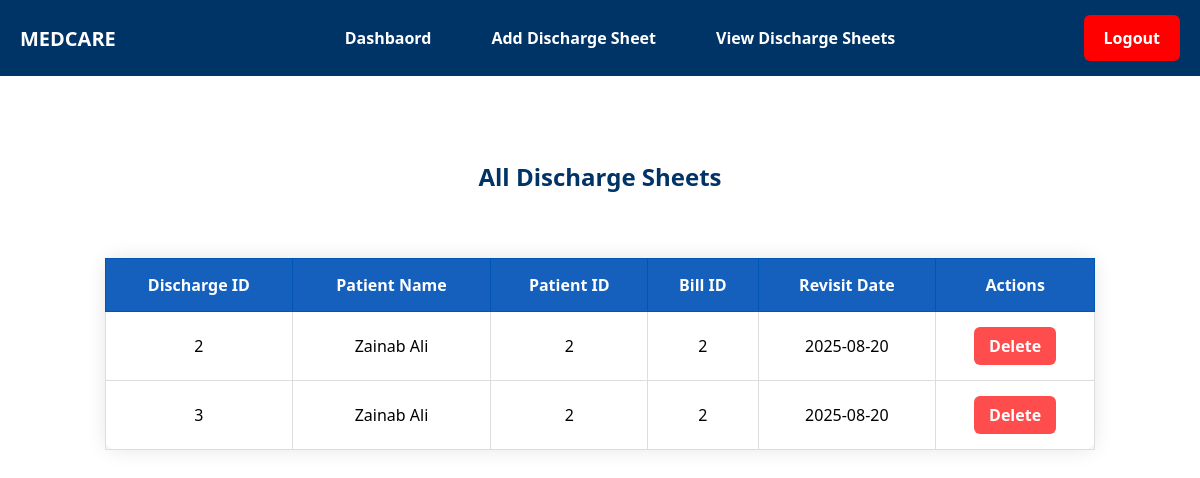
Page /View.php on the committed database.
### tables this page shows
CREATE TABLE `discharge_sheet` (
  `dis_id` int(11) NOT NULL,
  `revisit_date` date DEFAULT NULL,
  `pat_id` int(11) DEFAULT NULL,
  `bill_id` int(11) DEFAULT NULL
);

CREATE TABLE `patient` (
  `pat_id` int(11) NOT NULL,
  `Name` varchar(30) NOT NULL,
  `Age` int(11) NOT NULL,
  `Gender` varchar(1) NOT NULL,
  `Medical_Condition` text DEFAULT NULL,
  `SSN` int(11) NOT NULL,
  `Srs_Level` varchar(50) NOT NULL,
  `Police_Case` tinyint(1) DEFAULT 0
);

CREATE TABLE `bill` (
  `bill_id` int(11) NOT NULL,
  `food_charges` int(11) DEFAULT NULL,
  `doc_fee` int(11) NOT NULL,
  `lab_fee` int(11) DEFAULT NULL,
  `icu_fee` int(11) DEFAULT NULL,
  `medicine_fee` int(11) DEFAULT NULL,
  `surgeon_fee` int(11) DEFAULT NULL,
  `ward_charges` int(11) DEFAULT NULL,
  `theatre_fee` int(11) DEFAULT NULL,
  `stayed_days` int(11) DEFAULT NULL,
  `room_charges` int(11) DEFAULT NULL,
  `total_charges` int(11) NOT NULL,
  `pat_id` int(11) DEFAULT NULL
);

### View.php (the view, shortened to what this page needs)
<?php
include 'Connection.php';
$query = "
SELECT d.dis_id, d.revisit_date, b.bill_id, p.pat_id, p.name
FROM discharge_sheet d
LEFT JOIN bill b ON d.bill_id = b.bill_id
LEFT JOIN patient p ON b.pat_id = p.pat_id
";
$result = mysqli_query($conn, $query);
?>
<!DOCTYPE html>
<html lang="en">
<head>
</head>
<body>
<div class="navbar">
    <div class="logo">
        <span>MEDCARE</span>
    </div>
    <div class="menu">
        <a href="admin.php">Dashbaord</a>
        <a href="add_discharge.php">Add Discharge Sheet</a>
        <a href="View.php">View Discharge Sheets</a>
    </div>
    <a href="logout.php" class="logout">Logout</a>
</div>
<div class="container">
    <h2>All Discharge Sheets</h2>
    <table>
        <tr>
            <th>Discharge ID</th>
            <th>Patient Name</th>
            <th>Patient ID</th>
            <th>Bill ID</th>
            <th>Revisit Date</th>
            <th>Actions</th>
        </tr>
        <?php if(mysqli_num_rows($result) > 0): ?>
        <?php while ($row = mysqli_fetch_assoc($result)): ?>
            <tr>
                <td><?=$row['dis_id']?></td>
                    <td><?=htmlspecialchars($row['name'] ?? 'N/A')  ?></td>
                    <td><?=$row['pat_id']?></td>
                    <td><?=$row['bill_id']?></td>
                    <td><?=$row['revisit_date']?></td>
                    <td>
                        <a href="delete.php?id=<?=$row['dis_id']?>" class="button button-delete" onclick="return confirm('Delete this bill?')">Delete</a>
                    </td>
            </tr>
              <?php endwhile; ?>
              <?php endif; ?>
    </table>
</div>
</body>
</html>

### View.php (style rules this page uses)
body { font-family: 'Segoe UI', sans-serif; margin: 0; padding: 50px; background-color: white; }
h2 { text-align: center; color: #003366; margin-bottom: 65px; margin-top: 10px; }
table { width: 100%; border-collapse: collapse; margin-top: 20px; border-radius: 12px; box-shadow: 0 0 20px rgba(0, 0, 0, 0.1); background-color: white; }
th, td { padding: 15px; text-align: center; border: 1px solid #ddd; }
th { background-color: #1560BD; color: white; border: 1px solid #0056b3; }
.button { padding: 8px 15px; text-align: center; border-radius: 6px; cursor: pointer; font-weight: bold; text-decoration: none; display: inline-block; }
.button-delete { background-color: #ff4d4d; color: white; border: none; transition: 0.3s; }
.container { width: 90%; margin: auto; padding: 20px; }
.navbar { background-color: #003366; padding: 15px 20px; display: flex; justify-content: center; align-items: center; position: fixed; top: 0; left: 0; right: 0; z-index: 10; width: 100%; }
.navbar .logo { position: absolute; left: 20px; font-size: 20px; font-weight: bold; color: white; }
.navbar .menu { display: flex; gap: 20px; justify-content: center; width: 100%; text-align: center; }
.navbar .menu a { color: white; text-decoration: none; padding: 12px 20px; font-size: 16px; font-weight: bold; border-radius: 6px; transition: all 0.3s ease; position: relative; }
.navbar .menu a::after { content: ''; position: absolute; width: 0%; height: 3px; bottom: 0; left: 50%; background: white; border-radius: 2px; transition: all 0.4s ease-in-out; transform: translateX(-50%); }
.navbar .logout { position: absolute; right: 60px; color: white; font-weight: bold; padding: 12px 20px; border-radius: 6px; transition: background-color 0.3s ease; font-size: 16px; text-decoration: none; background-color: red; }
.navbar .logout::after { content: ''; position: absolute; width: 0%; height: 3px; bottom: 0; left: 50%; background: white; border-radius: 2px; transition: all 0.4s ease-in-out; transform: translateX(-50%); }
.container { margin-top: 80px; }

### rows in the picture
discharge_sheet: dis_id "2", pat.Name "Zainab Ali", pat.pat_id "2", bill.bill_id "2", revisit_date "2025-08-20"
discharge_sheet: dis_id "3", pat.Name "Zainab Ali", pat.pat_id "2", bill.bill_id "2", revisit_date "2025-08-20"
